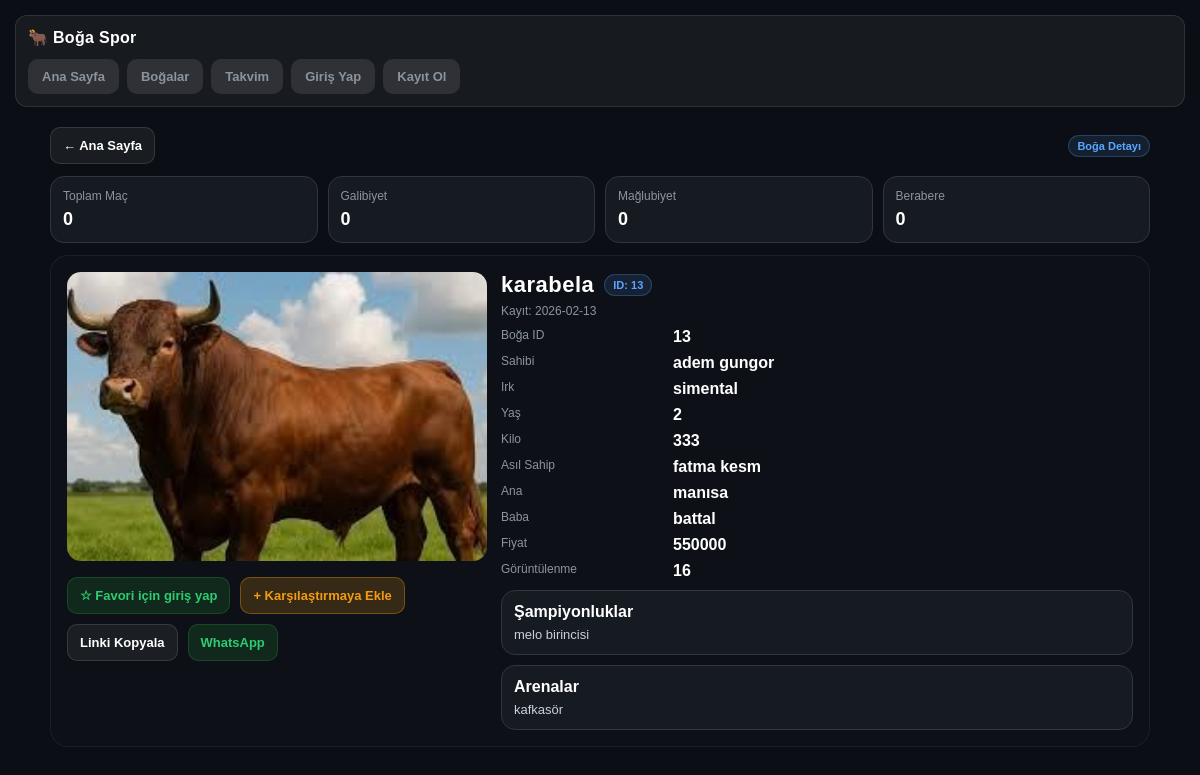
The app's page /boga/13-karabela with its own data.
### tables this page shows
CREATE TABLE `bulls` (
  `id` int(10) UNSIGNED NOT NULL,
  `uid` int(11) DEFAULT NULL,
  `name` varchar(100) NOT NULL,
  `breed` varchar(100) DEFAULT NULL,
  `age` int(11) NOT NULL DEFAULT 0,
  `weight` varchar(50) DEFAULT NULL,
  `city` varchar(100) DEFAULT NULL,
  `wins_text` text DEFAULT NULL,
  `mother` varchar(100) DEFAULT NULL,
  `father` varchar(100) DEFAULT NULL,
  `last_arena_text` varchar(150) DEFAULT NULL,
  `last_opponent_text` varchar(150) DEFAULT NULL,
  `owner_name` varchar(150) DEFAULT NULL,
  `category_id` int(10) UNSIGNED DEFAULT NULL,
  `image` varchar(255) DEFAULT NULL,
  `created_by` int(10) UNSIGNED NOT NULL,
  `status` enum('pending','approved') NOT NULL DEFAULT 'pending',
  `reject_reason` text DEFAULT NULL,
  `created_at` datetime NOT NULL,
  `won_titles` text DEFAULT NULL,
  `mother_name` varchar(150) DEFAULT NULL,
  `father_name` varchar(150) DEFAULT NULL,
  `last_arena` varchar(150) DEFAULT NULL,
  `last_opponent` varchar(150) DEFAULT NULL,
  `last_category` varchar(100) DEFAULT NULL,
  `photo_path` varchar(255) DEFAULT NULL,
  `owner_user_id` int(11) DEFAULT NULL,
  `original_owner` varchar(255) DEFAULT NULL,
  `district` varchar(100) DEFAULT NULL,
  `arenas` text DEFAULT NULL,
  `championships` text DEFAULT NULL,
  `price` varchar(100) DEFAULT NULL
);

### boga/bull.php (called while the page is built, shortened)
<?php
require_once __DIR__ . '/app/functions.php';
require_once __DIR__ . '/app/bulls_extra.php';
$debug = isset($_GET['debug']);
$id = filter_input(INPUT_GET, 'id', FILTER_VALIDATE_INT, ['options' => ['min_range' => 1]]);
try {
    $pdo = pdo();
    $stmt = $pdo->prepare("SELECT * FROM bulls WHERE id = :id AND status = 'approved' LIMIT 1");
    $stmt->execute([':id' => $id]);
    $bull = $stmt->fetch(PDO::FETCH_ASSOC) ?: null;
    if (!$bull) {
        http_response_code(404);
        $error = 'Boğa bulunamadı veya yayında değil.';
    } else {
        $views_count = get_bull_views($pdo, (int)$id);
        $m = $pdo->prepare("
            SELECT bm.match_date, bm.opponent_text, bm.result_text, a.name AS arena_name
            FROM bull_matches bm
            LEFT JOIN arenas a ON a.id = bm.arena_id
            WHERE bm.bull_id = :id
            ORDER BY bm.match_date DESC, bm.id DESC
            LIMIT 20
        ");
        $m->execute([':id' => $id]);
        $matches = $m->fetchAll(PDO::FETCH_ASSOC) ?: [];
    }
} catch (Throwable $e) {
    error_log('bull.php error: ' . $e->getMessage());
    http_response_code(500);
    $error = $debug ? ('HATA: ' . $e->getMessage()) : 'Veri alınırken hata oluştu.';
}
$compare_ids = array_values(array_unique(array_map('intval', (array)($_SESSION['compare_ids'] ?? []))));
$in_compare = in_array((int)$id, $compare_ids, true);
include __DIR__ . '/app/layout.php';

### boga/app/functions.php (called while the page is built, shortened)
<?php
if (!function_exists('url')) {
    function url(string $path = ''): string {
        return SITE_SUBDIR . '/' . ltrim($path, '/');
    }
}
if (!function_exists('e')) {
    function e($s): string {
        return htmlspecialchars((string)$s, ENT_QUOTES | ENT_SUBSTITUTE, 'UTF-8');
    }
}
if (!function_exists('is_logged_in')) {
    function is_logged_in(): bool { return !empty($_SESSION['user_id']); }
}

### boga/app/bulls_extra.php (called while the page is built, shortened)
<?php
function get_bull_views(PDO $pdo, int $bullId): int
{
    try {
        $stmt = $pdo->prepare("SELECT views FROM bull_views WHERE bull_id=:id LIMIT 1");
        $stmt->execute([':id' => $bullId]);
        return (int)($stmt->fetchColumn() ?: 0);
    } catch (Throwable $e) {
        return 0;
    }
}

### boga/views/bull_detail.php (the view, shortened to what this page needs)
<?php
$views_count = (int)($views_count ?? 0);
$is_favorite = (bool)($is_favorite ?? false);
$in_compare  = (bool)($in_compare ?? false);
$h = static function ($v): string {
    if (function_exists('e')) return e((string)$v);
    return htmlspecialchars((string)($v ?? ''), ENT_QUOTES | ENT_SUBSTITUTE, 'UTF-8');
};
$pick = static function (array $keys) use ($bull): string {
    if (empty($bull) || !is_array($bull)) return '';
    foreach ($keys as $k) {
        $v = trim((string)($bull[$k] ?? ''));
        if ($v !== '' && $v !== '0') return $v;
    }
    return '';
};
$id = (int)($bull['id'] ?? 0);
$imgRel = '';
if (!empty($bull) && is_array($bull)) {
    $p = (string)($bull['image'] ?? $bull['photo_path'] ?? '');
    if ($p !== '') $imgRel = 'uploads/bulls/' . rawurlencode(basename($p));
}
$imgUrl = function_exists('url') ? url($imgRel) : $imgRel;
$created = '-';
$ca = (string)($bull['created_at'] ?? '');
if ($ca !== '' && $ca !== '0000-00-00 00:00:00') $created = substr($ca, 0, 10);
$age = (int)($bull['age'] ?? 0);
$info = [
    'Boğa ID'      => $id > 0 ? (string)$id : '',
    'Sahibi'       => $pick(['owner_name']),
    'Irk'          => $pick(['breed']),
    'Yaş'          => $age > 0 ? (string)$age : '',
    'Kilo'         => $pick(['weight']),
    'Kategori'     => $pick(['category_name', 'last_category']),
    'Asıl Sahip'   => $pick(['original_owner']),
    'Ana'          => $pick(['mother_name', 'mother']),
    'Baba'         => $pick(['father_name', 'father']),
    'Son Arena'    => $pick(['last_arena_text', 'last_arena']),
    'Son Rakip'    => $pick(['last_opponent_text', 'last_opponent']),
    'Fiyat'        => $pick(['price']),
    'Görüntülenme' => $views_count > 0 ? (string)$views_count : '',
];
$blocks = [
    'Şampiyonluklar'     => $pick(['championships']),
    'Arenalar'           => $pick(['arenas']),
    'Kazandığı Ünvanlar' => $pick(['won_titles', 'wins_text']),
];
$total = is_array($matches) ? count($matches) : 0;
$wins = 0; $losses = 0; $draws = 0; $unknown = 0;
$scheme = (!empty($_SERVER['HTTPS']) && $_SERVER['HTTPS'] !== 'off') ? 'https' : 'http';
$host = (string)($_SERVER['HTTP_HOST'] ?? '');
$uri  = (string)($_SERVER['REQUEST_URI'] ?? '');
$currentUrl = ($host !== '') ? ($scheme . '://' . $host . $uri) : $uri;
$waUrl = 'https://wa.me/?text=' . rawurlencode($currentUrl);
$homeHref    = function_exists('url') ? url('') : 'index.php';
$loginHref   = function_exists('url') ? url('giris') : 'login.php';
$favPost     = function_exists('url') ? url('favori') : 'favorite.php';
$comparePost = function_exists('url') ? url('karsilastir-islem') : 'karsilastir-islem';
$csrf = function_exists('csrf_token') ? (string)csrf_token() : '';
?>
<div class="wrap">
  <div style="display:flex;justify-content:space-between;align-items:center;margin:10px 0 12px 0;">
    <a class="btn" href="<?= $h($homeHref) ?>">← Ana Sayfa</a>
    <span class="tag">Boğa Detayı</span>
  </div>
  <?php if (!empty($bull) && is_array($bull)): ?>
    <div class="stats">
      <div class="sbox"><div class="k">Toplam Maç</div><div class="v"><?= (int)$total ?></div></div>
      <div class="sbox"><div class="k">Galibiyet</div><div class="v"><?= (int)$wins ?></div></div>
      <div class="sbox"><div class="k">Mağlubiyet</div><div class="v"><?= (int)$losses ?></div></div>
      <div class="sbox"><div class="k">Berabere</div><div class="v"><?= (int)$draws ?></div></div>
    </div>
    <div class="card">
      <div class="grid">
        <div>
          <?php if ($imgRel !== ''): ?>
            <img class="img" src="<?= $h($imgUrl) ?>" alt="<?= $h((string)($bull['name'] ?? '')) ?>">
          <?php else: ?>
            <div class="img" aria-label="Fotoğraf yok"></div>
          <?php endif; ?>
          <div class="actions">
            <?php if (function_exists('is_logged_in') && is_logged_in()): ?>
              <form method="post" action="<?= $h($favPost) ?>" data-fav-form style="display:inline;">
                <input type="hidden" name="csrf" value="<?= $h($csrf) ?>">
                <input type="hidden" name="bull_id" value="<?= (int)$id ?>">
                <input type="hidden" name="return" value="<?= $h($_SERVER['REQUEST_URI'] ?? '') ?>">
                <button class="btn <?= $is_favorite ? 'red' : 'green' ?>" type="submit" data-fav-btn>
                  <?= $is_favorite ? '★ Favorilerden Çıkar' : '☆ Favorilere Ekle' ?>
                </button>
              </form>
            <?php else: ?>
              <a class="btn green" href="<?= $h($loginHref) ?>">☆ Favori için giriş yap</a>
            <?php endif; ?>
            <form method="post" action="<?= $h($comparePost) ?>" style="display:inline;">
              <button class="btn orange" type="submit">
                <?= $in_compare ? '− Karşılaştırmadan Çıkar' : '+ Karşılaştırmaya Ekle' ?>
              </button>
            </form>
            <button class="btn" type="button" id="copyLinkBtn">Linki Kopyala</button>
            <a class="btn green" target="_blank" rel="noopener" href="<?= $h($waUrl) ?>">WhatsApp</a>
          </div>
        </div>
        <div>
          <div style="display:flex;gap:10px;align-items:center;flex-wrap:wrap;">
            <h1 style="margin:0;font-size:22px;letter-spacing:.5px;"><?= $h((string)($bull['name'] ?? '')) ?></h1>
            <?php if ($id > 0): ?><span class="tag">ID: <?= (int)$id ?></span><?php endif; ?>
          </div>
          <div class="muted" style="margin-top:6px;">Kayıt: <?= $h($created) ?></div>
          <div class="kv">
            <?php foreach ($info as $k => $v): ?>
              <?php if (trim((string)$v) === '') continue; ?>
              <div class="k"><?= $h($k) ?></div>
              <div class="v"><?= $h((string)$v) ?></div>
            <?php endforeach; ?>
          </div>
          <?php foreach ($blocks as $t => $c): ?>
            <?php if (trim((string)$c) === '' || $c === '-') continue; ?>
            <div class="block">
              <div class="t"><?= $h($t) ?></div>
              <div class="c"><?= $h((string)$c) ?></div>
            </div>
          <?php endforeach; ?>
        </div>
      </div>
    </div>
  <?php endif; ?>
</div>

### boga/app/layout.php (style rules this page uses)
* { box-sizing:border-box; }
html,body { width:100%; overflow-x:hidden; }
body { margin:0; background:#0b0e14; font-family:sans-serif; color:#fff; }

### boga/views/bull_detail.php (style rules this page uses)
.btn { display:inline-block;padding:10px 12px;border-radius:10px;text-decoration:none;font-weight:800;font-size:13px;border:1px solid rgba(255,255,255,0.12);background:rgba(255,255,255,0.06);color:#fff;cursor:pointer }
.btn.green { background:rgba(35,134,54,0.20);border-color:rgba(35,134,54,0.35);color:#2ecc71 }
.btn.orange { background:rgba(243,156,18,0.18);border-color:rgba(243,156,18,0.35);color:#f39c12 }
.tag { display:inline-block;padding:4px 8px;border-radius:999px;font-size:11px;font-weight:900;background:rgba(88,166,255,0.12);border:1px solid rgba(88,166,255,0.25);color:#58a6ff;white-space:nowrap }
.muted { color:#8b949e;font-size:12px }
.wrap { max-width:1100px;margin:0 auto }
.card { background:#0d1117;border:1px solid rgba(255,255,255,0.06);border-radius:18px;padding:16px }
.grid { display:grid;grid-template-columns:1fr;gap:14px }
@media (min-width: 900px) { .grid { grid-template-columns:420px 1fr } }
.img { width:100%;aspect-ratio:16/11;object-fit:cover;border-radius:14px;background:#0b0e14 }
.kv { display:grid;grid-template-columns:160px 1fr;gap:8px 12px;margin-top:10px }
.kv .k { color:#8b949e;font-size:12px }
.kv .v { font-weight:900 }
.actions { display:flex;gap:10px;flex-wrap:wrap;margin-top:12px }
.block { background:#161b22;border:1px solid #30363d;border-radius:14px;padding:12px;margin-top:10px }
.block .t { font-weight:900;margin:0 0 6px 0 }
.block .c { white-space:pre-wrap;font-size:13px;color:#c9d1d9 }
.stats { display:grid;grid-template-columns:repeat(4,minmax(0,1fr));gap:10px;margin:12px 0 }
.sbox { background:#161b22;border:1px solid #30363d;border-radius:14px;padding:12px }
.sbox .k { color:#8b949e;font-size:12px }
.sbox .v { font-size:18px;font-weight:900;margin-top:6px }

### records on screen
bulls: image (picture), name "karabela", id "13", created_at "2026-02-13", owner_name "adem gungor", breed "simental", age "2", weight "333", original_owner "fatma kesm", mother_name "manısa", father_name "battal", price "550000", championships "melo birincisi", arenas "kafkasör"

### other values on screen
$total "0"
$wins "0"
$losses "0"
$draws "0"
$h($k) "Boğa ID"
$h($k) "Sahibi"
$h($k) "Irk"
$h($k) "Yaş"
$h($k) "Kilo"
$h($k) "Asıl Sahip"
$h($k) "Ana"
$h($k) "Baba"
$h($k) "Fiyat"
$h($k) "Görüntülenme"
$h((string)$v) "16"
